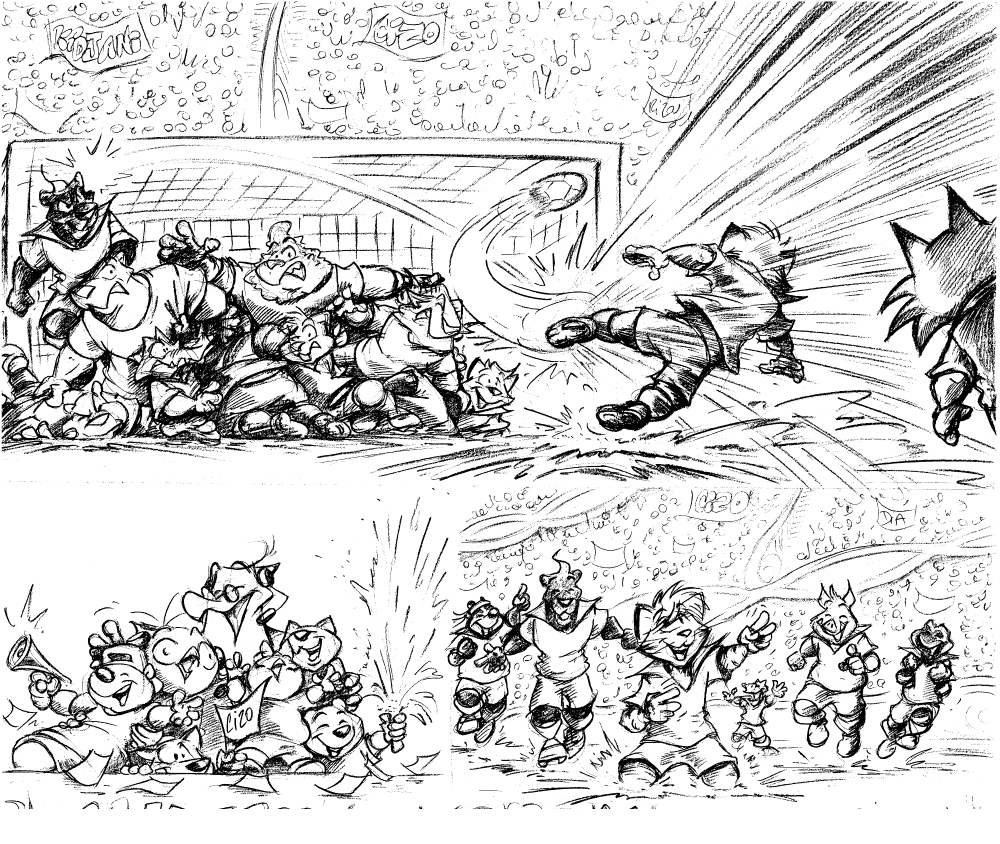
#> input picture v2/fond1.png, 2000 x 1688 px (shown at 1/2 size)
$ python -i app2.py   (imports and definitions only)
#> lines starting #> are read from the running program, lines starting #| are printed output that depends on the picture
import tkinter as tk
from tkinter import ttk, messagebox, filedialog
import cv2
from PIL import Image, ImageTk
import numpy as np
import os
from pathlib import Path
import threading
import time
from dataclasses import dataclass
import json
import sys

@dataclass
class SetConfig:
    """Configuration pour chaque set (fond + premier plan)"""
    fond_file: str
    pp_file: str
    largeur: int
    hauteur: int
    zone_visible: tuple  # (largeur, hauteur, pos_x, pos_y)

class GreenScreenConfig:
    """Configuration pour le détourage fond vert"""
    # [10 lines left out: function __init__, not called in this run]

class CameraAdapter:
    """Gère l'adaptation des différentes proportions de caméra"""

    # Format cible
    TARGET_WIDTH = 1932
    TARGET_HEIGHT = 2576
    TARGET_ASPECT = TARGET_WIDTH / TARGET_HEIGHT  # ~0.75

    def __init__(self):
        self.camera_width = None
        self.camera_height = None
        self.camera_aspect = None

    # [6 lines left out: function set_camera_dimensions, not called in this run]

    def get_adaptation_method(self):
        """Détermine la méthode d'adaptation nécessaire"""
        if self.camera_aspect is None:
            return "unknown"

        target_aspect = self.TARGET_ASPECT

        if abs(self.camera_aspect - target_aspect) < 0.01:
            return "exact_match"
        elif self.camera_aspect > target_aspect:
            return "wider_than_target"  # Caméra plus large
        else:
            return "taller_than_target"  # Caméra plus haute

    def adapt_frame_to_target(self, frame):
        """Adapte le frame de la caméra au format cible"""
        if frame is None:
            return None

        h, w = frame.shape[:2]
        method = self.get_adaptation_method()

        if method == "exact_match":
            # Déjà au bon format
            return cv2.resize(frame, (self.TARGET_WIDTH, self.TARGET_HEIGHT))

        elif method == "wider_than_target":
            # Caméra plus large: on recadre horizontalement
            target_h = self.TARGET_HEIGHT
            target_w = self.TARGET_WIDTH

            # Calculer le facteur d'échelle pour la hauteur
            scale = target_h / h
            new_w = int(w * scale)

            # Redimensionner pour que la hauteur corresponde
            resized = cv2.resize(frame, (new_w, target_h))

            # Recadrer au centre pour obtenir la largeur cible
            start_x = (new_w - target_w) // 2
            if start_x < 0:
                start_x = 0
            cropped = resized[:, start_x:start_x + target_w]

            # Si le recadrage a réduit la largeur, redimensionner
            if cropped.shape[1] != target_w:
                cropped = cv2.resize(cropped, (target_w, target_h))

            return cropped

        elif method == "taller_than_target":
            # Caméra plus haute: on recadre verticalement
            target_h = self.TARGET_HEIGHT
            target_w = self.TARGET_WIDTH

            # Calculer le facteur d'échelle pour la largeur
            scale = target_w / w
            new_h = int(h * scale)

            # Redimensionner pour que la largeur corresponde
            resized = cv2.resize(frame, (target_w, new_h))

            # Recadrer au centre pour obtenir la hauteur cible
            start_y = (new_h - target_h) // 2
            if start_y < 0:
                start_y = 0
            cropped = resized[start_y:start_y + target_h, :]

            # Si le recadrage a réduit la hauteur, redimensionner
            if cropped.shape[0] != target_h:
                cropped = cv2.resize(cropped, (target_w, target_h))

            return cropped

        else:
            # Méthode inconnue: redimensionnement simple
            return cv2.resize(frame, (self.TARGET_WIDTH, self.TARGET_HEIGHT))

    # [14 lines left out: function get_adaptation_info, not called in this run]

class SalonBDApp:
    # [825 lines left out: functions __init__, load_config, get_default_config, save_config, load_backgrounds, scan_cameras and 21 more, not called in this run]

# [2 lines not run here, left out]

>>> import cv2
>>> picture = cv2.imread('fond1.png')
#> picture is the input picture: shape (1688, 2000, 3); min 0, max 255, mean 212.1
>>> result = CameraAdapter().adapt_frame_to_target(picture)
#> in adapt_frame_to_target, `return cv2.resize(frame, (self.TARGET_WIDTH, self.TARGET_HEIGHT))`:
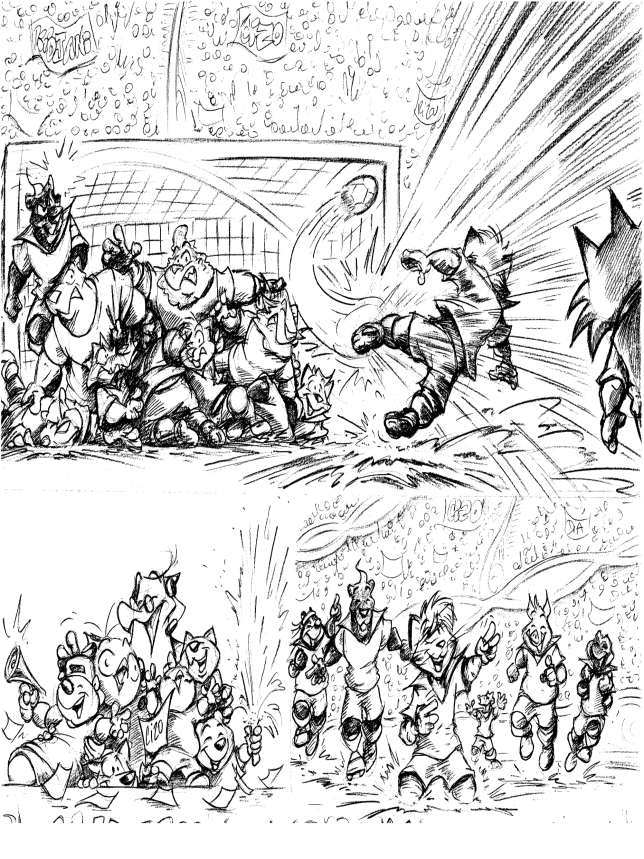
#> returned value: shape (2576, 1932, 3) (shown at 1/3 size); min 0, max 255, mean 212.1

$ run again, on v2/pp1.png
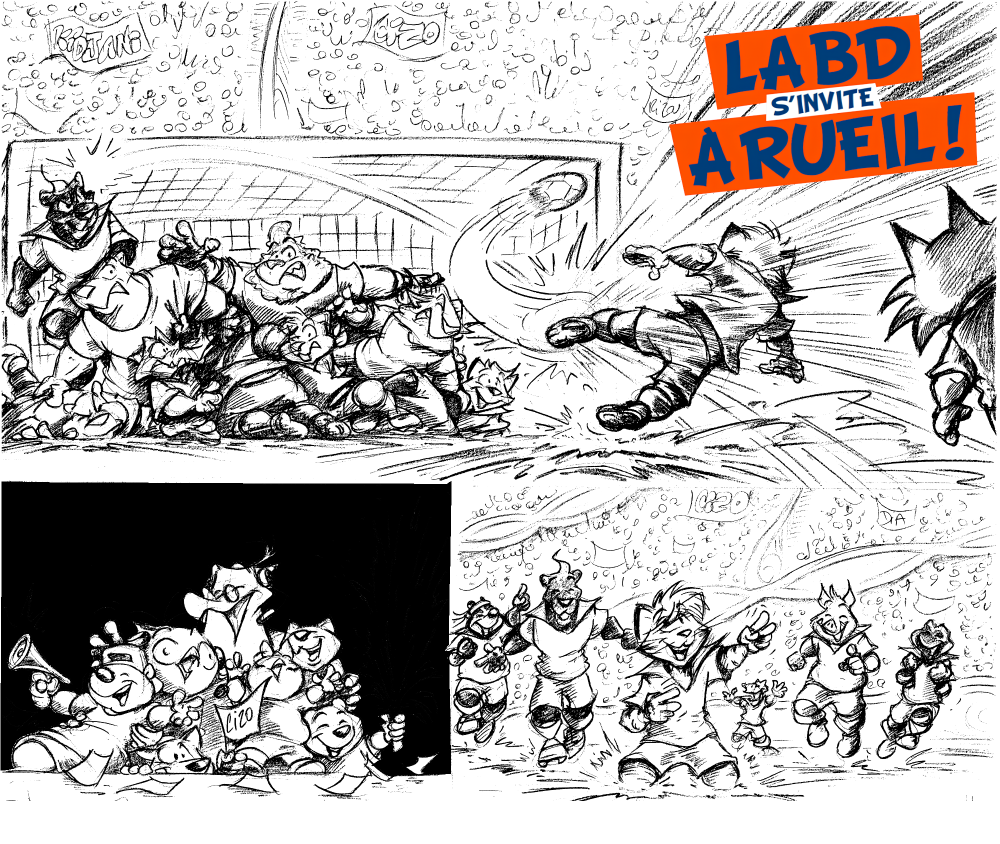
#> input picture v2/pp1.png, 2000 x 1688 px (shown at 1/2 size)
#> picture is the input picture: shape (1688, 2000, 3); mean B, G, R 182, 183, 186.6
#> in adapt_frame_to_target, `return cv2.resize(frame, (self.TARGET_WIDTH, self.TARGET_HEIGHT))`:
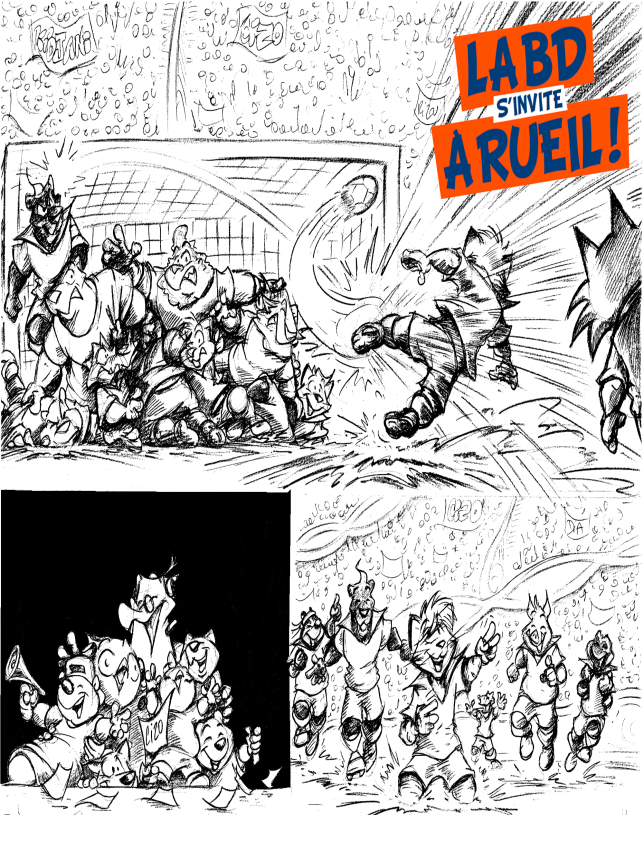
#> returned value: shape (2576, 1932, 3) (shown at 1/3 size); mean of channels 0, 1, 2 182, 182.9, 186.5; drawn as B, G, R
